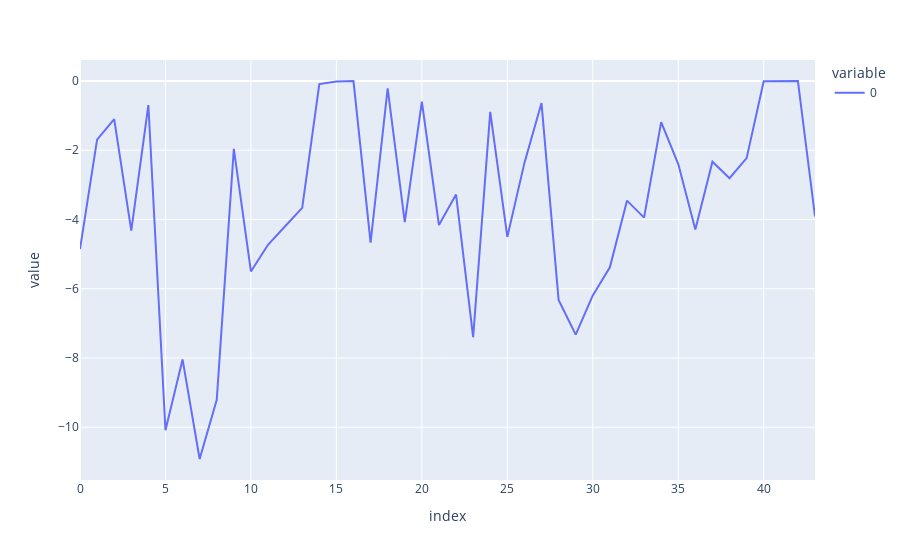

Here is the notebook cell this chart was saved with:
### Code cell
# plot_loss_difference(token_log_probs, str_tokenek, 0)
px.line(utils.to_numpy(token_log_probs), hover_name=str_tokenek[1:])

### Figure 1 — Plotly figure (JSON) as saved in the notebook; plotly's stock layout.template omitted (floating-point values rounded to 4 significant figures)
{"data": [{"hovertemplate": "<b>%{hovertext}</b><br><br>variable=0<br>index=%{x}<br>value=%{y}<extra></extra>", "hovertext": ["This", " is", " a", " story", " about", " Qu", "om", "atar", "us", ".", " When", " one", " day", " Qu", "om", "atar", "us", " decided", " to", " do", " something", " different", " and", " bought", " a", " plane", " ticket", " to", " L", "aman", "and", "u", ".", " When", " he", " arrived", " to", " the", " airport", " Qu", "om", "atar", "us", " noticed"], "legendgroup": "0", "line": {"color": "#636efa", "dash": "solid"}, "marker": {"symbol": "circle"}, "mode": "lines", "name": "0", "orientation": "v", "showlegend": true, "type": "scatter", "x": [0, 1, 2, 3, 4, 5, 6, 7, 8, 9, 10, 11, 12, 13, 14, 15, 16, 17, 18, 19, 20, 21, 22, 23, 24, 25, 26, 27, 28, 29, 30, 31, 32, 33, 34, 35, 36, 37, 38, 39, 40, 41, 42, 43], "xaxis": "x", "y": [-4.858, -1.695, -1.101, -4.322, -0.6967, -10.09, -8.042, -10.92, -9.207, -1.96, -5.502, -4.731, -4.197, -3.666, -0.0902, -0.01992, -0.003725, -4.668, -0.2161, -4.075, -0.5985, -4.161, -3.281, -7.398, -0.8954, -4.504, -2.367, -0.6392, -6.324, -7.324, -6.194, -5.381, -3.457, -3.948, -1.188, -2.401, -4.292, -2.333, -2.809, -2.229, -0.006784, -0.005657, -0.0021, -3.913], "yaxis": "y"}], "layout": {"legend": {"title": {"text": "variable"}, "tracegroupgap": 0}, "margin": {"t": 60}, "xaxis": {"anchor": "y", "domain": [0, 1], "title": {"text": "index"}}, "yaxis": {"anchor": "x", "domain": [0, 1], "title": {"text": "value"}}}}
